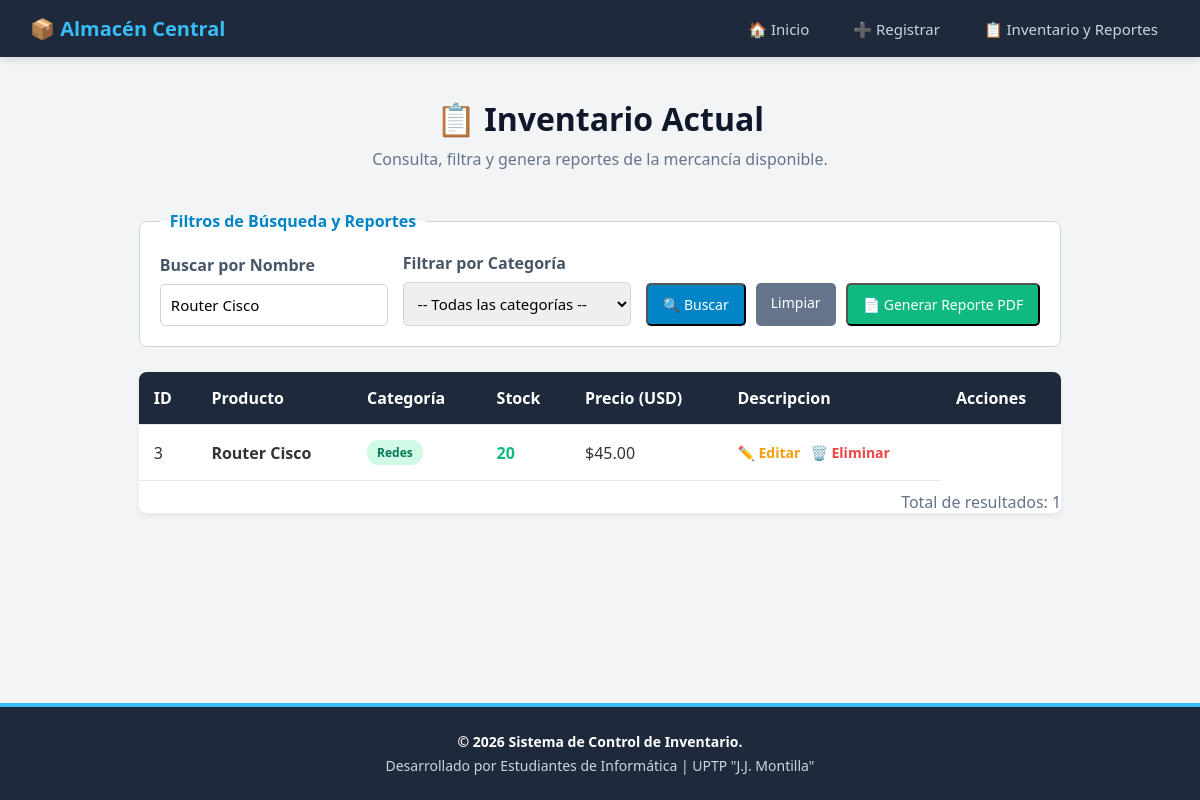
Screenshot of /views/listar_inventario.php?nombre=Router Cisco with the database file from the repository.
### tables this page shows
CREATE TABLE productos (
    ID_Producto     INT AUTO_INCREMENT PRIMARY KEY,
    Nombre          VARCHAR(150) NOT NULL,
    Stock           INT DEFAULT 0,
    Precio          DECIMAL(10,2),
    ID_Categoria    INT,                               
    creado_en       TIMESTAMP DEFAULT CURRENT_TIMESTAMP,
    FOREIGN KEY (ID_Categoria) REFERENCES categorias(ID_Categoria) ON DELETE SET NULL
);

CREATE TABLE categorias (
    ID_Categoria    INT AUTO_INCREMENT PRIMARY KEY,
    Nombre          VARCHAR(100) NOT NULL,
    Descripcion     VARCHAR(255)
);

### views/listar_inventario.php (the view, shortened to what this page needs)
<?php
require '../conexion.php';
$f_nombre = trim($_GET["nombre"] ?? "");
$sql = "SELECT p.ID_Producto, p.Nombre, p.Stock, p.Precio, c.Nombre AS Categoria
        FROM productos p
        LEFT JOIN categorias c ON p.ID_Categoria = c.ID_Categoria
        WHERE 1=1";
$params = [];
$tipos = "";
if ($f_nombre !== "") {
    $sql .= " AND p.Nombre LIKE ?";
    $params[] = "%$f_nombre%";
    $tipos .= "s";
}
$sql .= " ORDER BY p.ID_Producto ASC";
$stmt = $conexion->prepare($sql);
if ($params) {
    $stmt->bind_param($tipos, ...$params);
}
$stmt->execute();
$resultado = $stmt->get_result();
?>
<!DOCTYPE html>
<html lang="es">
<head>
    <link rel="stylesheet" href="../assets/css/estilos.css">
</head>
<body>
    <?php include '../includes/navbar.php'; ?>
    <main class="contenedor" style="max-width: 1200px;">
        <div class="encabezado-dashboard">
            <h1>📋 Inventario Actual</h1>
            <p>Consulta, filtra y genera reportes de la mercancía disponible.</p>
        </div>
        <form method="GET" action="listar_inventario.php" class="caja-filtros">
            <fieldset>
                <legend>Filtros de Búsqueda y Reportes</legend>
                <div class="grid-filtros">
                    <div class="grupo-input">
                        <label>Buscar por Nombre</label>
                        <input type="text" name="nombre" value="<?= htmlspecialchars($f_nombre) ?>"
                            placeholder="Ej: Monitor...">
                    </div>
                    <div class="grupo-input">
                        <label>Filtrar por Categoría</label>
                        <select name="categoria">
                            <option value="">-- Todas las categorías --</option>
                        </select>
                    </div>
                    <div class="botones-filtros">
                        <button type="submit" class="btn-accion">🔍 Buscar</button>
                        <a href="listar_inventario.php" class="btn-accion"
                            style="background-color: #64748b;">Limpiar</a>
                        <button type="submit" formaction="reporte_inventario.php" formtarget="_blank"
                            class="btn-accion btn-secundario">
                            📄 Generar Reporte PDF
                        </button>
                    </div>
                </div>
            </fieldset>
        </form>
        <div class="tabla-contenedor">
            <?php if ($resultado->num_rows > 0): ?>
                <table class="tabla-inventario">
                    <thead>
                        <tr>
                            <th>ID</th>
                            <th>Producto</th>
                            <th>Categoría</th>
                            <th>Stock</th>
                            <th>Precio (USD)</th>
                            <th>Descripcion</th>
                            <th>Acciones</th>
                        </tr>
                    </thead>
                    <tbody>
                        <?php while ($fila = $resultado->fetch_assoc()): ?>
                            <tr>
                                <td><?= $fila["ID_Producto"] ?></td>
                                <td><strong><?= htmlspecialchars($fila["Nombre"]) ?></strong></td>
                                <td>
                                    <?php
                                    $nombre_cat = $fila["Categoria"] ?? 'Sin categoría';
                                    $clase_color = 'badge-default';
                                    switch ($nombre_cat) {
                                        case 'Redes':
                                            $clase_color = 'badge-redes';
                                            break;
                                    }
                                    ?>
                                    <span class="badge <?= $clase_color ?>">
                                        <?= htmlspecialchars($nombre_cat) ?>
                                    </span>
                                </td>
                                <td style="font-weight: bold; color: <?= $fila['Stock'] < 10 ? '#ef4444' : '#10b981' ?>;">
                                    <?= $fila["Stock"] ?>
                                </td>
                                <td>$<?= number_format($fila["Precio"], 2) ?></td>
                                <td>
                                    <div style="display: flex; gap: 10px;">
                                        <a href="editar_producto.php?id=<?= $fila['ID_Producto'] ?>" class="btn-editar">✏️
                                            Editar</a>
                                        <a href="../procesos/eliminar_producto.php?id=<?= $fila['ID_Producto'] ?>"
                                            class="btn-eliminar"
                                            onclick="return confirm('¿Seguro que deseas eliminar este producto?');">🗑️
                                            Eliminar</a>
                                    </div>
                                </td>
                            </tr>
                        <?php endwhile; ?>
                    </tbody>
                </table>
                <p style="text-align: right; margin-top: 10px; color: #64748b;">Total de resultados:
                    <?= $resultado->num_rows ?>
                </p>
            <?php endif; ?>
        </div>
    </main>
    <?php include '../includes/footer.php'; ?>
</body>
</html>

### assets/css/estilos.css (style rules this page uses)
* { margin: 0; padding: 0; box-sizing: border-box; font-family: 'Segoe UI', Tahoma, Geneva, Verdana, sans-serif; }
body { background-color: #f3f4f6; color: #333; display: flex; flex-direction: column; min-height: 100vh; }
.contenedor { max-width: 1000px; margin: 40px auto; padding: 0 20px; }
.encabezado-dashboard { text-align: center; margin-bottom: 40px; }
.encabezado-dashboard h1 { color: #0f172a; font-size: 32px; }
.encabezado-dashboard p { color: #64748b; margin-top: 8px; }
.btn-accion { display: inline-block; padding: 10px 15px; background-color: #0284c7; color: white; text-decoration: none; border-radius: 5px; font-size: 14px; transition: 0.3s; }
.btn-secundario { background-color: #10b981; }
.grupo-input { margin-bottom: 20px; }
.grupo-input label { display: block; margin-bottom: 8px; font-weight: bold; color: #475569; }
.grupo-input input, .grupo-input select { width: 100%; padding: 10px; border: 1px solid #cbd5e1; border-radius: 5px; font-size: 15px; outline: none; }
.caja-filtros fieldset { background: white; border: 1px solid #cbd5e1; border-radius: 8px; padding: 20px; margin-bottom: 25px; }
.caja-filtros legend { font-weight: bold; color: #0284c7; padding: 0 10px; }
.grid-filtros { display: flex; gap: 15px; align-items: flex-end; flex-wrap: wrap; }
.grid-filtros .grupo-input { margin-bottom: 0; flex: 1; min-width: 200px; }
.botones-filtros { display: flex; gap: 10px; }
.tabla-contenedor { background: white; border-radius: 8px; overflow: hidden; box-shadow: 0 4px 6px rgba(0, 0, 0, 0.05); }
.tabla-inventario { width: 100%; border-collapse: collapse; text-align: left; }
.tabla-inventario th, .tabla-inventario td { padding: 15px; border-bottom: 1px solid #e2e8f0; }
.tabla-inventario th { background-color: #1e293b; color: white; }
.badge { padding: 4px 10px; border-radius: 12px; font-size: 12px; font-weight: bold; display: inline-block; }
.badge-redes { background-color: #d1fae5; color: #047857; }
.btn-eliminar { color: #ef4444; text-decoration: none; font-size: 14px; font-weight: bold; }
.btn-editar { color: #f59e0b; text-decoration: none; font-size: 14px; font-weight: bold; }

### rows the page displays
productos: ID_Producto "3", Nombre "Router Cisco", ID_Categoria.Nombre "Redes", Stock "20", Precio "45.00"

### other values shown
$resultado->num_rows "1"
